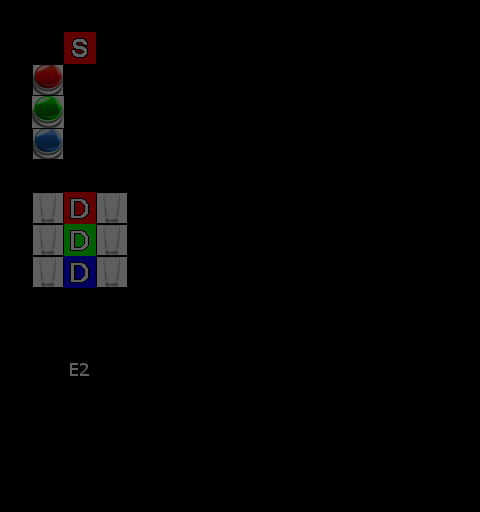

Rendered tile map (Tiled .tmx) drawn with the repository's tilesets; below, a short description and the full map source, tile grids included:
An orthogonal 15x16 tile map with 32x32 px tiles, 1 tile layer (Tile Layer 2), 6 hidden layers not drawn.

<map version="1.0" orientation="orthogonal" width="15" height="16" tilewidth="32" tileheight="32">
 <properties>
  <property name="ReplicantsImitating" value="0" />
  <property name="ReplicantsNormal" value="2" />
  <property name="Text1" value="Hmm...three switches. Tricky." />
  <property name="Text1_1" value="Can't really support three" />
  <property name="Text1_2" value="replicants at the moment." />
  <property name="Text1_3" value="Just wait while I sort this" />
  <property name="Text1_4" value="out. Should not take " />
  <property name="Text1_5" value="longer than an hour or so." />
  <property name="Text1_6" value="" />
  <property name="Text2" value="Oh, you solved the puzzle." />
  <property name="Text2_1" value="Bravo!" />
  <property name="Text2_2" value="" />
  <property name="Text2_3" value="" />
  <property name="Text2_4" value="" />
  <property name="Text2_5" value="" />
  <property name="Text3" value="You could have solved it" />
  <property name="Text3_1" value="faster of course. And better." />
  <property name="Text3_2" value="But still, pretty good for" />
  <property name="Text3_3" value="someone with your intellect." />
  <property name="Text3_4" value="And I feel generous today." />
  <property name="Text3_5" value="You get a C- for this one." />
 </properties>
 <tileset firstgid="1" name="ReplicaTileset" tilewidth="32" tileheight="32">
  <image source="ReplicaTileset.png" width="320" height="128" />
 </tileset>
 <layer name="Tile Layer 7" width="15" height="16" visible="0" opacity="0.33">
  <data encoding="csv">
0,0,0,0,0,0,0,0,0,0,0,0,0,0,0,
0,0,0,0,0,0,0,0,1,1,1,1,1,1,1,
0,0,0,0,0,0,0,0,1,1,1,1,1,1,1,
0,0,0,0,0,0,0,0,1,1,1,1,1,1,1,
0,0,0,0,0,0,0,0,1,1,1,1,1,1,1,
0,0,0,0,0,0,0,0,1,1,1,1,1,1,1,
0,0,0,0,0,0,0,0,1,1,1,1,1,1,1,
0,0,0,0,0,0,0,0,1,1,1,1,1,1,1,
0,0,0,0,0,0,0,0,1,1,1,1,1,1,1,
0,0,0,0,0,0,0,0,1,1,1,1,1,1,1,
0,0,0,0,0,0,0,0,1,1,1,1,1,1,1,
0,0,0,0,0,0,0,0,1,1,1,1,1,1,1,
0,0,0,0,0,0,1,0,1,1,1,1,1,1,1,
0,0,0,0,0,0,1,0,1,1,1,1,1,1,1,
0,0,0,0,0,0,1,1,1,1,1,1,1,1,1,
0,0,0,0,0,0,1,1,1,1,1,1,1,1,1
</data>
 </layer>
 <layer name="Tile Layer 6" width="15" height="16" visible="0" opacity="0.38">
  <data encoding="csv">
0,0,0,0,0,0,0,0,0,0,0,0,0,0,0,
0,0,0,0,0,0,0,0,1,1,1,1,1,0,0,
0,0,0,0,0,0,0,0,1,1,3,1,1,0,0,
0,0,0,0,0,0,0,0,1,1,0,1,1,0,0,
0,0,0,0,0,0,0,1,1,1,0,1,1,1,0,
0,0,0,0,0,0,0,1,0,0,0,0,0,1,0,
0,0,0,0,0,0,0,1,0,1,0,1,0,1,0,
0,0,0,0,0,0,0,1,0,0,0,0,0,1,0,
0,0,0,0,0,0,0,1,0,1,0,1,0,1,0,
0,0,0,0,0,0,0,1,0,0,0,0,0,1,0,
0,0,0,0,0,0,1,1,1,1,0,1,1,1,0,
0,0,0,0,0,0,1,1,1,1,0,1,1,0,0,
0,0,0,0,0,0,1,1,1,1,0,1,1,0,0,
0,0,0,0,0,0,1,1,1,1,0,1,1,0,0,
0,0,0,0,0,0,1,0,23,0,0,0,1,1,0,
0,0,0,0,0,0,1,1,1,1,1,1,1,1,0
</data>
 </layer>
 <layer name="Tile Layer 5" width="15" height="16" visible="0" opacity="0.41">
  <data encoding="csv">
0,0,0,0,0,0,0,0,0,0,0,0,0,0,0,
0,0,0,0,0,0,0,0,1,1,1,1,1,0,0,
0,0,0,0,0,0,0,0,1,1,1,1,1,0,0,
0,0,0,0,0,0,0,0,1,1,1,1,1,0,0,
0,0,0,0,0,0,0,1,1,1,1,1,1,1,0,
0,0,0,0,0,0,0,1,1,1,1,1,1,1,0,
0,0,0,0,0,0,0,1,1,1,1,1,1,1,0,
0,0,0,0,0,0,0,1,1,1,1,1,1,1,0,
0,0,0,0,0,0,0,1,1,1,1,1,1,1,0,
0,0,0,0,0,0,0,1,1,1,1,1,1,1,0,
0,0,0,0,0,0,1,1,1,1,1,1,1,1,0,
0,0,0,0,0,0,1,1,1,1,1,1,0,0,0,
0,0,0,0,0,0,1,1,1,1,1,1,0,0,0,
0,0,0,0,0,0,1,1,1,1,1,1,0,0,0,
0,0,0,0,0,0,1,0,1,1,1,1,1,0,0,
0,0,0,0,0,0,1,1,1,1,1,1,1,0,0
</data>
 </layer>
 <layer name="Tile Layer 1" width="15" height="16" visible="0" opacity="0.13">
  <data encoding="csv">
1,1,1,1,1,0,0,0,0,0,0,0,0,0,0,
1,1,1,1,1,0,0,0,0,0,0,0,0,0,0,
1,1,1,1,1,0,0,0,0,0,0,0,0,0,0,
1,1,1,1,1,0,0,0,0,0,0,0,0,0,0,
1,1,1,1,1,0,0,0,0,0,0,0,0,0,0,
1,1,1,1,1,0,0,0,0,0,0,0,0,0,0,
1,1,1,1,1,0,0,0,0,0,0,0,0,0,0,
1,1,1,1,1,0,0,0,0,0,0,0,0,0,0,
1,1,1,1,1,0,0,0,0,0,0,0,0,0,0,
1,1,1,1,1,1,1,1,0,0,0,0,0,0,0,
1,1,1,1,1,1,1,1,1,0,1,0,1,0,0,
0,0,1,1,1,1,1,1,1,0,1,0,1,0,0,
0,0,0,0,0,0,1,0,1,0,1,0,1,0,0,
0,0,0,0,0,0,1,0,1,1,1,0,1,0,0,
0,0,0,0,0,0,1,0,1,0,0,0,1,0,0,
0,0,0,0,0,0,1,1,1,1,1,1,1,0,0
</data>
 </layer>
 <layer name="Tile Layer 2" width="15" height="16" opacity="0.38">
  <data encoding="csv">
1,1,1,1,1,0,0,0,0,0,0,0,0,0,0,
1,14,2,14,1,0,0,0,0,0,0,0,0,0,0,
1,4,14,0,1,0,0,0,0,0,0,0,0,0,0,
1,5,0,0,1,0,0,0,0,0,0,0,0,0,0,
1,6,0,0,1,0,0,0,0,0,0,0,0,0,0,
1,14,0,0,1,0,0,0,0,0,0,0,0,0,0,
1,12,7,12,1,0,0,0,0,0,0,0,0,0,0,
1,12,8,12,1,0,0,0,0,0,0,0,0,0,0,
1,12,9,12,1,1,1,1,1,0,0,0,0,0,0,
1,1,0,1,1,0,0,0,1,0,0,0,0,0,0,
1,1,0,1,1,0,1,0,1,0,1,1,1,0,0,
0,1,22,0,0,0,1,0,1,0,1,1,1,0,0,
0,1,1,1,1,1,1,0,1,0,1,1,1,0,0,
0,1,0,0,0,0,1,0,1,1,1,1,1,0,0,
0,0,0,0,0,0,1,0,1,1,1,1,1,0,0,
0,0,0,0,0,0,1,1,1,1,1,1,1,0,0
</data>
 </layer>
 <layer name="Tile Layer 3" width="15" height="16" visible="0" opacity="0.36">
  <data encoding="csv">
1,1,1,1,1,0,0,0,0,0,0,0,0,0,0,
1,0,0,0,1,0,0,0,0,0,0,0,0,0,0,
1,0,0,0,1,0,0,0,0,0,0,0,0,0,0,
1,0,0,0,1,0,0,0,0,0,0,0,0,0,0,
1,0,0,0,1,0,0,0,0,0,0,0,0,0,0,
1,0,0,0,1,0,0,0,0,0,0,0,0,0,0,
1,1,1,1,1,0,0,0,0,0,0,0,0,0,0,
1,1,1,1,1,0,0,0,0,0,0,0,0,0,0,
1,1,1,1,1,1,1,1,1,0,0,0,0,0,0,
1,1,1,1,1,1,1,1,1,0,0,0,0,0,0,
1,1,1,1,1,1,1,1,1,0,1,0,1,0,0,
0,1,1,1,1,1,1,1,1,0,1,1,1,0,0,
0,1,1,1,1,1,1,1,1,0,1,1,1,0,0,
0,0,0,0,0,0,1,1,1,1,1,1,1,0,0,
0,0,0,0,0,0,1,1,1,1,1,1,1,0,0,
0,0,0,0,0,0,1,1,1,1,1,1,1,0,0
</data>
 </layer>
 <layer name="Tile Layer 4" width="15" height="16" visible="0" opacity="0.14">
  <data encoding="csv">
1,1,1,1,1,0,0,0,0,0,0,0,0,0,0,
1,1,1,1,1,0,0,0,0,0,0,0,0,0,0,
1,1,1,1,1,0,0,0,0,0,0,0,0,0,0,
1,1,1,1,1,0,0,0,0,0,0,0,0,0,0,
1,1,1,1,1,0,0,0,0,0,0,0,0,0,0,
1,1,1,1,1,0,0,0,0,0,0,0,0,0,0,
1,1,1,1,1,0,0,0,0,0,0,0,0,0,0,
1,1,1,1,1,0,0,0,0,0,0,0,0,0,0,
1,1,1,1,1,0,0,0,0,0,0,0,0,0,0,
1,1,1,1,1,1,1,1,0,0,0,0,0,0,0,
1,1,1,1,1,1,0,1,0,0,0,0,0,0,0,
0,0,1,1,1,1,0,1,0,0,0,0,0,0,0,
0,0,0,0,0,0,0,1,0,0,0,0,0,0,0,
0,0,0,0,0,0,0,1,0,0,0,0,0,0,0,
0,0,0,0,0,0,0,1,0,0,0,0,0,0,0,
0,0,0,0,0,0,0,0,0,0,0,0,0,0,0
</data>
 </layer>
</map>
